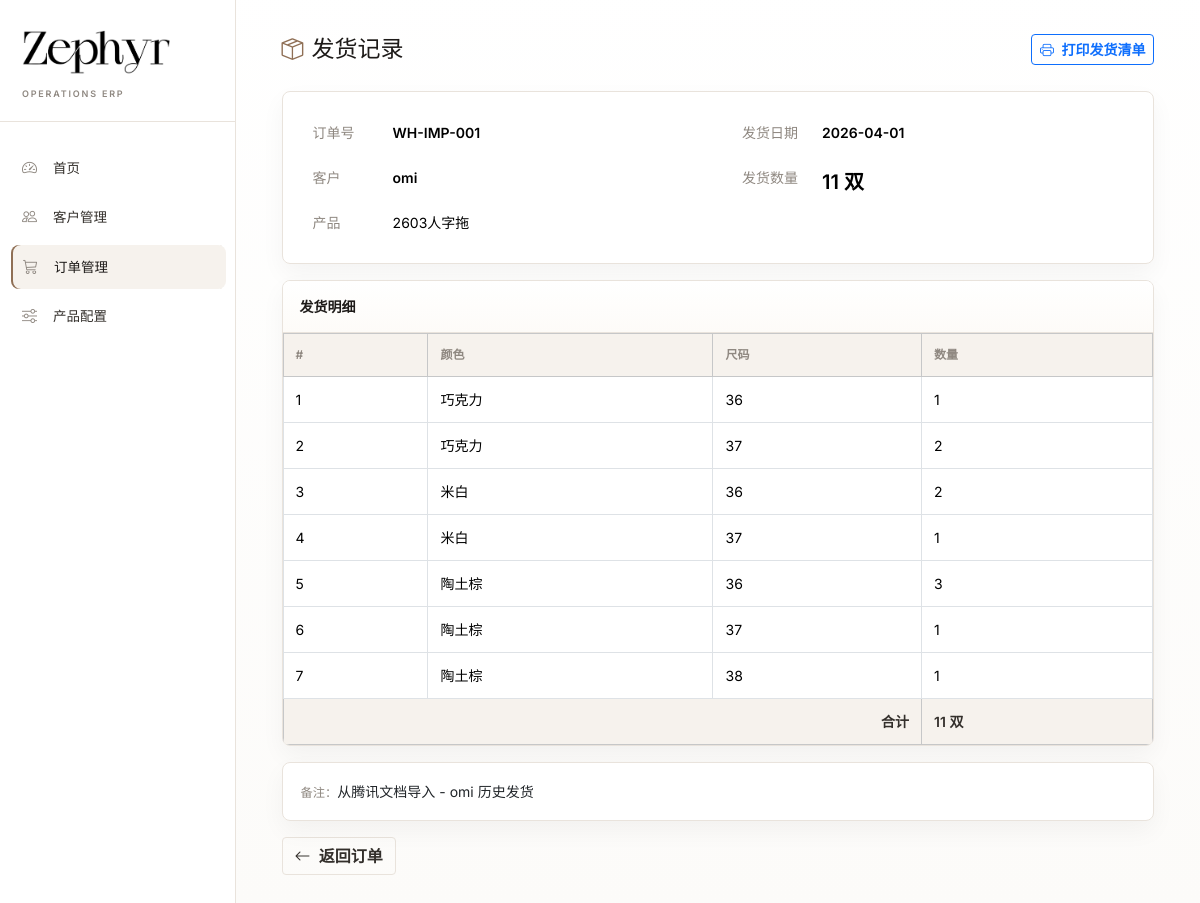
/orders/1/shipments/1, run on an earlier commit of the app's database.
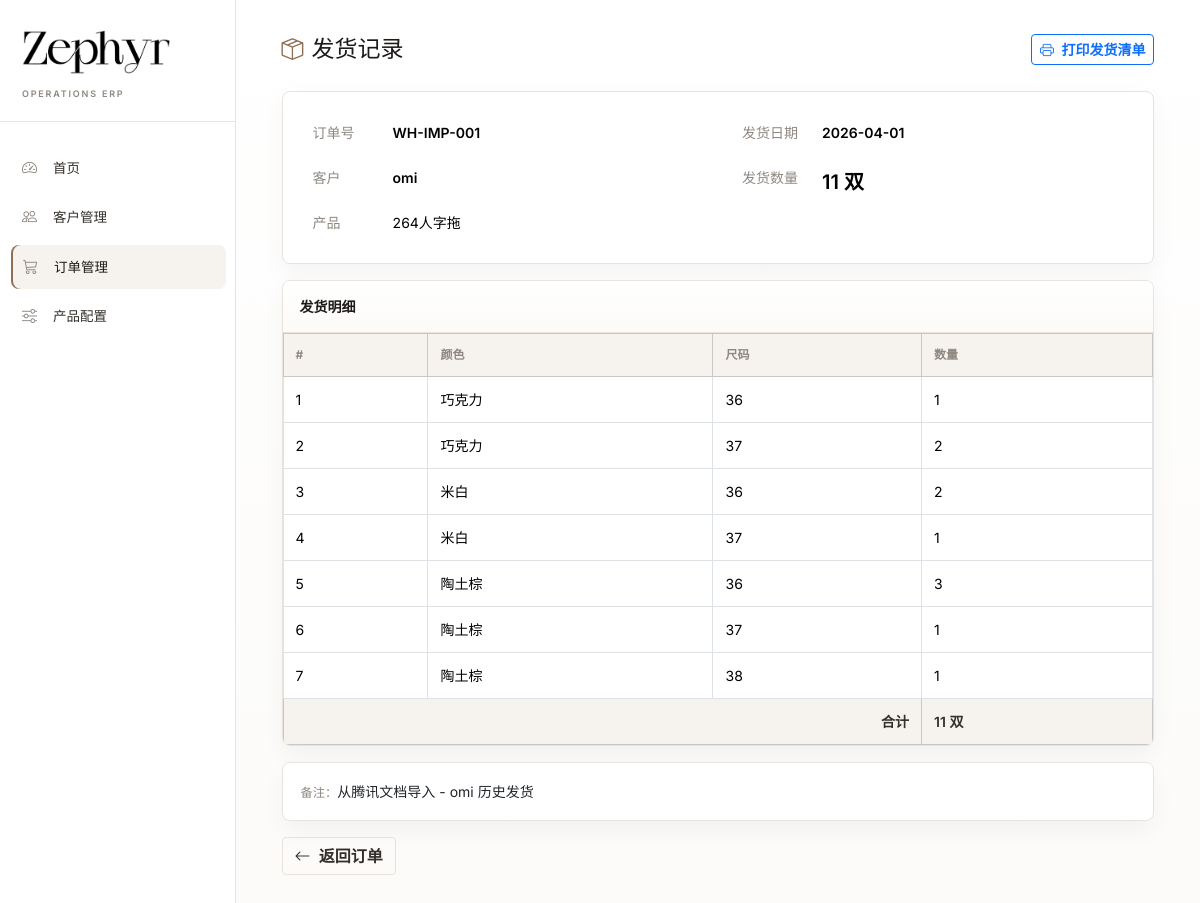
And on a later commit of the database.
### models.py (models this page shows, shortened)
class Product(db.Model):
    __tablename__ = 'products'
    id = db.Column(db.Integer, primary_key=True)
    name = db.Column(db.String(100), unique=True, nullable=False)  # 如: 2603人字拖
    image = db.Column(db.String(255), default='')
    is_active = db.Column(db.Boolean, default=True)
    created_at = db.Column(db.DateTime, default=datetime.utcnow)
    colors = db.relationship('ProductColor', backref='product', lazy='dynamic',
                             cascade='all, delete-orphan')
    sizes = db.relationship('ProductSize', backref='product', lazy='dynamic',
                            cascade='all, delete-orphan')
    orders = db.relationship('Order', backref='product', lazy='dynamic')

### app.py (the view)
@app.route('/orders/<int:order_id>/shipments/<int:shipment_id>')
def shipment_detail(order_id, shipment_id):
    order = Order.query.get_or_404(order_id)
    shipment = Shipment.query.get_or_404(shipment_id)
    return render_template('shipment_detail.html', order=order, shipment=shipment)

### models.py (called while the page is built)
    @property
    def total_shipped(self):
        return sum(d.qty for d in self.details.all())

### templates/shipment_detail.html (shortened to what this page needs)
{% extends "base.html" %}
{% block content %}
<div class="d-flex justify-content-between align-items-center mb-3">
    <h4 class="mb-0"><i class="bi bi-box-seam me-2"></i>发货记录</h4>
    <div class="no-print">
        <button class="btn btn-outline-primary btn-sm" onclick="window.print()">
            <i class="bi bi-printer me-1"></i> 打印发货清单
        </button>
    </div>
</div>
<div class="card mb-3">
    <div class="card-body">
        <div class="row">
            <div class="col-md-6">
                <table class="table table-sm table-borderless">
                    <tr><td class="text-muted" style="width:80px">订单号</td><td><strong>{{ order.order_number }}</strong></td></tr>
                    <tr><td class="text-muted">客户</td><td><strong>{{ order.customer.name }}</strong></td></tr>
                    <tr><td class="text-muted">产品</td><td>{{ order.product.name }}</td></tr>
                </table>
            </div>
            <div class="col-md-6">
                <table class="table table-sm table-borderless">
                    <tr><td class="text-muted" style="width:80px">发货日期</td><td><strong>{{ shipment.ship_date.strftime('%Y-%m-%d') }}</strong></td></tr>
                    <tr><td class="text-muted">发货数量</td><td><strong class="fs-5">{{ shipment.total_shipped }} 双</strong></td></tr>
                </table>
            </div>
        </div>
    </div>
</div>
<div class="card">
    <div class="card-header"><strong>发货明细</strong></div>
    <div class="card-body p-0">
        <table class="table table-bordered mb-0">
            <thead class="table-light">
                <tr>
                    <th>#</th>
                    <th>颜色</th>
                    <th>尺码</th>
                    <th>数量</th>
                </tr>
            </thead>
            <tbody>
                {% for d in shipment.details.all() %}
                <tr>
                    <td>{{ loop.index }}</td>
                    <td>{{ d.color }}</td>
                    <td>{{ d.size }}</td>
                    <td>{{ d.qty }}</td>
                </tr>
                {% endfor %}
                <tr class="table-light fw-bold">
                    <td colspan="3" class="text-end">合计</td>
                    <td>{{ shipment.total_shipped }} 双</td>
                </tr>
            </tbody>
        </table>
    </div>
</div>
{% if shipment.notes %}
<div class="card mt-3">
    <div class="card-body">
        <small class="text-muted">备注：</small>{{ shipment.notes }}
    </div>
</div>
{% endif %}
<div class="mt-3 no-print">
    <a href="{{ url_for('order_detail', order_id=order.id) }}" class="btn btn-outline-secondary">
        <i class="bi bi-arrow-left me-1"></i> 返回订单
    </a>
</div>
{% endblock %}

What changed in the data, as far as the page shows it:
changed Product: product.name "2603人字拖" → "264人字拖"
